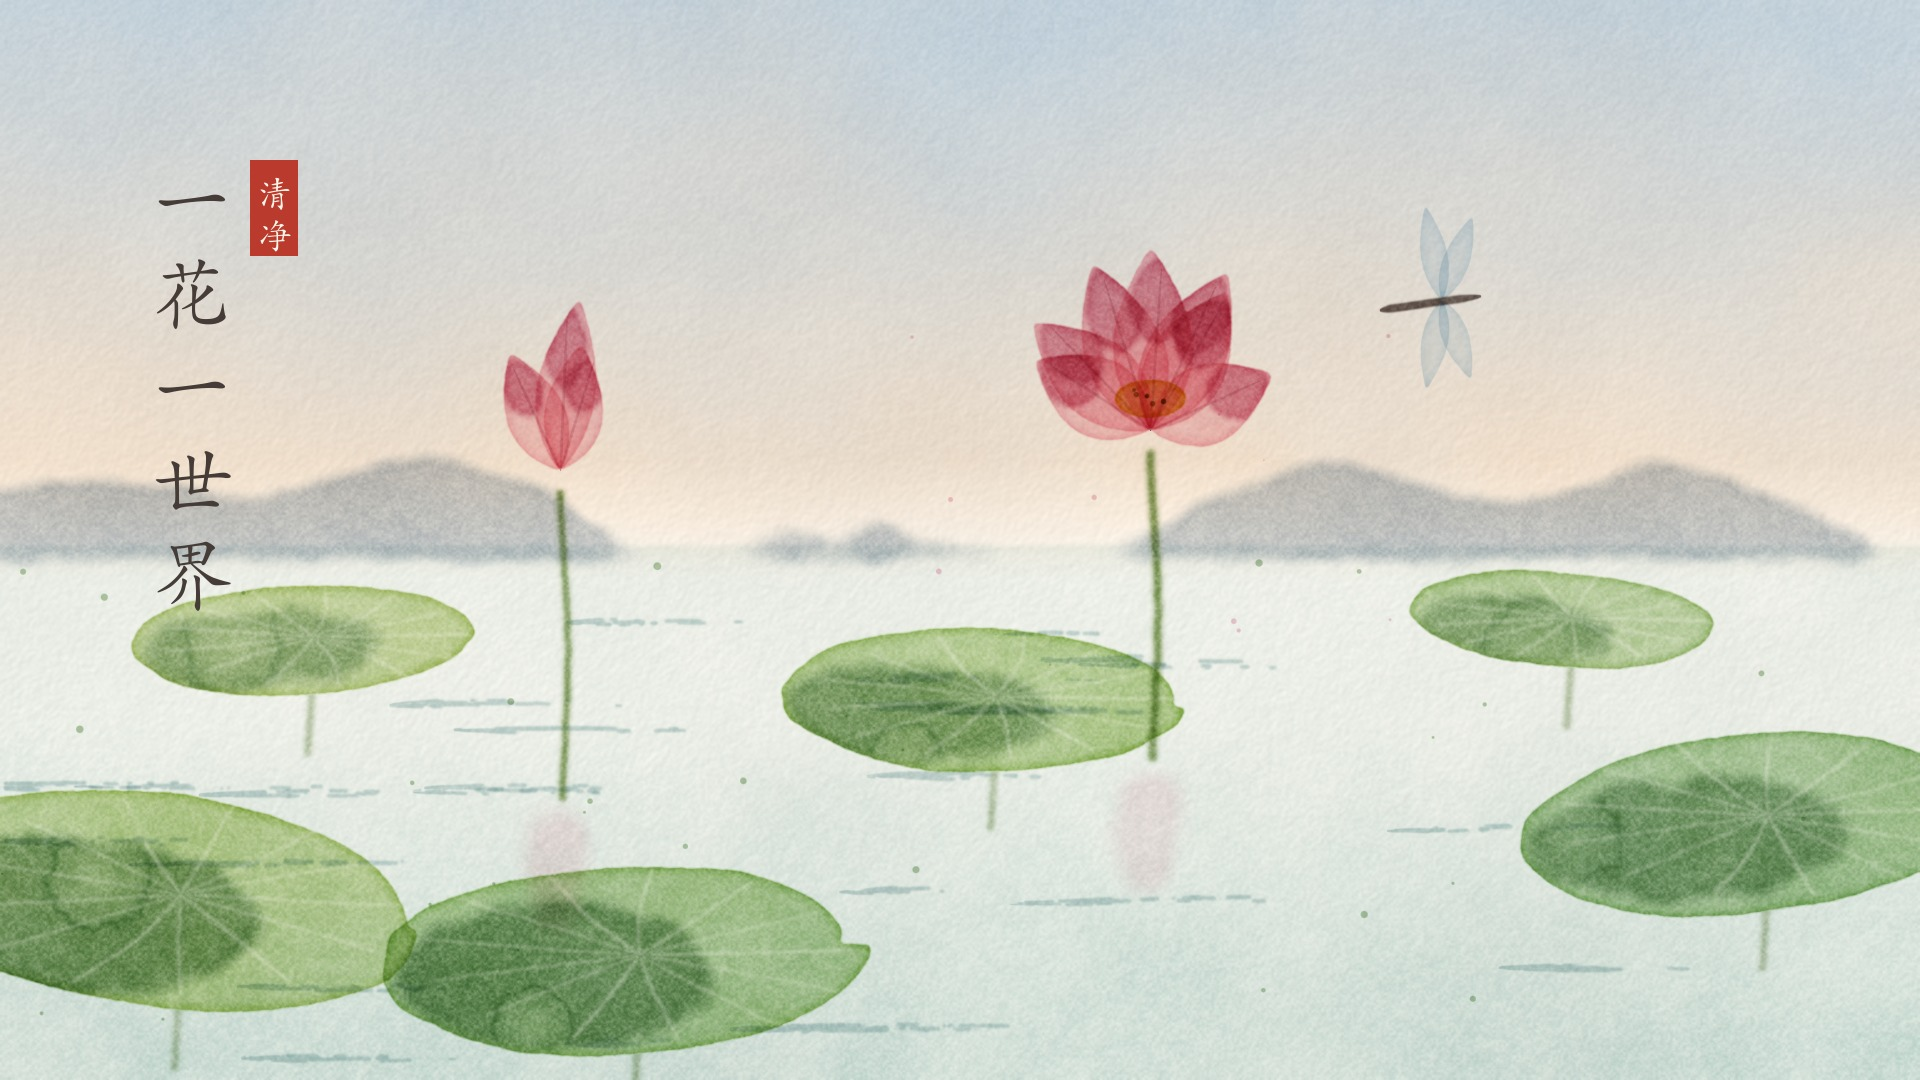

The script that saved this image:
"""范例（水彩）：「一花一世界」— 清晨荷塘。纯代码水彩：湿画天空、罩染荷叶、水痕边、颗粒、水渍花、提白叶脉。
python3 watercolor_lotus.py [out.png] [--stages DIR]
"""
import os, sys
sys.path.insert(0, os.path.join(os.path.dirname(os.path.abspath(__file__)), '..', 'lib'))
import numpy as np
from watercolor import Watercolor, hexc
from core import blob_pts, spline, curve

out = sys.argv[1] if len(sys.argv) > 1 and not sys.argv[1].startswith('--') else 'watercolor_lotus.png'
stages = sys.argv[sys.argv.index('--stages') + 1] if '--stages' in sys.argv else None

p = Watercolor(1920, 1080, seed=108)
p.paper()
p.stage('纸')
rng = p.rng

# ---- sky: wet-in-wet from cool blue to dawn peach
p.gradient_wash(0, 520, top=hexc('#8fb0cf'), bottom=hexc('#f2cfae'), strength=0.55)
# ---- far bank: soft blue-grey trees melting into the sky
far = [(0, 560)] + [(x, 520 - 40 * np.sin(x / 190) - 25 * np.sin(x / 67 + 1) - rng.uniform(0, 18)) for x in np.linspace(0, 1920, 40)] + [(1920, 560)]
p.glaze(p.shape(far, soft=14, ragged=0.35), hexc('#7d93a8'), 0.5, edge=0.25, gran=0.4)
p.stage('天空')

# ---- water: pale teal, darker toward the viewer, with horizontal dry-brush streaks
water = [(0, 545), (1920, 545), (1920, 1080), (0, 1080)]
wm = p.shape(water, soft=6, ragged=0.1) * np.clip((p.YY - 545) / 500, 0.35, 1)
p.glaze(wm, hexc('#9cc3bf'), 0.55, edge=0.1, gran=0.45, variation=0.35)
for _ in range(26):
    y = rng.uniform(580, 1060); x = rng.uniform(-100, 1700); ln = rng.uniform(200, 520)
    p.stroke(spline([(x, y), (x + ln / 2, y + rng.normal(0, 2)), (x + ln, y)], 10), rng.uniform(3, 7), hexc('#5f8f93'), 0.35, dry=0.7)
p.stage('水面')

# ---- lotus leaves (back to front): base glaze, darker second glaze, bloom, lifted veins, stem
def leaf(cx, cy, rx, ry, rot, dark=0.55, hue='#a9c46b'):
    pts = blob_pts(cx, cy, rx, ry, rough=0.11, n=140, seed=int(cx), rot=rot)
    m = p.shape(pts, soft=2.5, ragged=0.22)
    # stem first, visible only below the leaf
    vx0, vy0 = cx + rx * 0.08, cy - ry * 0.05
    p.glaze(p.band([(vx0, cy + ry * 0.6), (vx0 - 6, cy + ry + 60)], 7, soft=2) * (1 - m), hexc('#6f8a4a'), 0.4, edge=0.2)
    p.glaze(m, hexc(hue), 0.75, edge=0.55, gran=0.35)
    # shadow glaze pooled on one side (wet-in-wet, soft), not a centred ring
    side = p.shape(blob_pts(cx - rx * 0.28, cy + ry * 0.18, rx * 0.72, ry * 0.7, rough=0.2, n=100, seed=int(cy), rot=rot), soft=16, ragged=0.45)
    p.glaze(side * m, hexc('#4a7a45'), dark, edge=0.25, gran=0.45, bloom=1)
    vx, vy = cx + rx * 0.08, cy - ry * 0.05
    veins = np.zeros((p.H, p.W), np.float32)
    for a in np.linspace(0, 2 * np.pi, 13, endpoint=False):
        ex, ey = vx + np.cos(a + rot) * rx * 0.9, vy + np.sin(a + rot) * ry * 0.9
        veins = np.maximum(veins, p.band(spline([(vx, vy), ((vx + ex) / 2 + rng.normal(0, 5), (vy + ey) / 2), (ex, ey)], 8), 3, soft=1.2))
    p.lift(veins * m, 0.32)

for (cx, cy, rx, ry, rot, dk, hue) in [(300, 640, 170, 55, -0.05, 0.45, '#b3c877'), (1560, 620, 150, 48, 0.08, 0.45, '#a3c27a'),
                                        (980, 700, 200, 70, 0.04, 0.5, '#9fc06a'), (1750, 820, 230, 90, -0.1, 0.55, '#8fb873'),
                                        (160, 900, 260, 110, 0.12, 0.6, '#a9c46b'), (620, 960, 240, 95, -0.06, 0.6, '#98bd6e')]:
    leaf(cx, cy, rx, ry, rot, dk, hue)
p.stage('荷叶')

# ---- lotus flowers: stems, petals (pink with deeper tips), seed pod
def flower(bx, by, scale=1.0, open_=True):
    p.glaze(p.band(spline([(bx, by + 20), (bx + 8, by + 180), (bx + 2, by + 330)], 10), 9 * scale, soft=2), hexc('#7a9650'), 0.7, edge=0.4)
    angles = np.linspace(-150, -30, 7) if open_ else np.linspace(-110, -70, 3)
    for k, a in enumerate(angles):
        ang = np.radians(a + rng.normal(0, 4))
        L = (150 if open_ else 175) * scale * (0.85 + 0.3 * np.sin(np.pi * k / max(1, len(angles) - 1)))
        Wd = (46 if open_ else 42) * scale
        pts = Watercolor.petal_pts(bx, by, ang, L, Wd, curl=rng.normal(0, 0.05))
        m = p.shape(pts, soft=2, ragged=0.15)
        p.glaze(m, hexc('#f0a3b3'), 0.55, edge=0.6, gran=0.25)
        tip = Watercolor.petal_pts(bx + np.cos(ang) * L * 0.45, by + np.sin(ang) * L * 0.45, ang, L * 0.55, Wd * 0.75)
        p.glaze(p.shape(tip, soft=7, ragged=0.3) * m, hexc('#c94f73'), 0.55, edge=0.3)
        p.line(spline([(bx, by), (bx + np.cos(ang) * L * 0.9, by + np.sin(ang) * L * 0.9)], 6), 1.0, hexc('#b0506a'), 0.25)
    if open_:
        pod = p.shape(blob_pts(bx, by - 30 * scale, 34 * scale, 18 * scale, rough=0.05, seed=int(bx)), soft=2)
        p.glaze(pod, hexc('#e3bf4d'), 0.8, edge=0.6, gran=0.3)
        for _ in range(7):
            p.splatter(hexc('#9a7a2a'), 1, box=(bx - 22 * scale, by - 40 * scale, bx + 22 * scale, by - 24 * scale), size=(2, 3.5), strength=0.8)
    # soft reflection in the water
    ref = p.shape([(bx - 40 * scale, by + 340), (bx + 40 * scale, by + 340), (bx + 20, by + 470), (bx - 20, by + 470)], soft=20, ragged=0.4)
    p.glaze(ref * (p.YY > 545), hexc('#e7a3b2'), 0.25, edge=0.1)

flower(1150, 430, 1.05, True)
flower(560, 470, 0.85, False)
p.stage('荷花')

# ---- a dragonfly and a few flicked droplets
dx, dy = 1450, 300
p.line(spline([(dx - 70, dy + 10), (dx, dy), (dx + 30, dy - 4)], 8), 3.2, hexc('#4b3b36'), 0.8)
for (a, L) in [(-100, 95), (-70, 88), (100, 90), (70, 84)]:
    ang = np.radians(a)
    wp = Watercolor.petal_pts(dx - 8, dy, ang, L, 16)
    p.glaze(p.shape(wp, soft=1.5, ragged=0.1), hexc('#b9d4e6'), 0.35, edge=0.7, gran=0.1)
p.splatter(hexc('#6f9a5b'), 30, box=(0, 560, 1920, 1080), size=(1.5, 4.5), strength=0.5)
p.splatter(hexc('#e38fa6'), 14, box=(900, 250, 1400, 700), size=(1.2, 3.5), strength=0.45)

p.title_vertical('一花一世界', 150, 140, 80)
p.seal('清净', 250, 160, 34)
p.save(out, stages_dir=stages)
print('saved', out)
